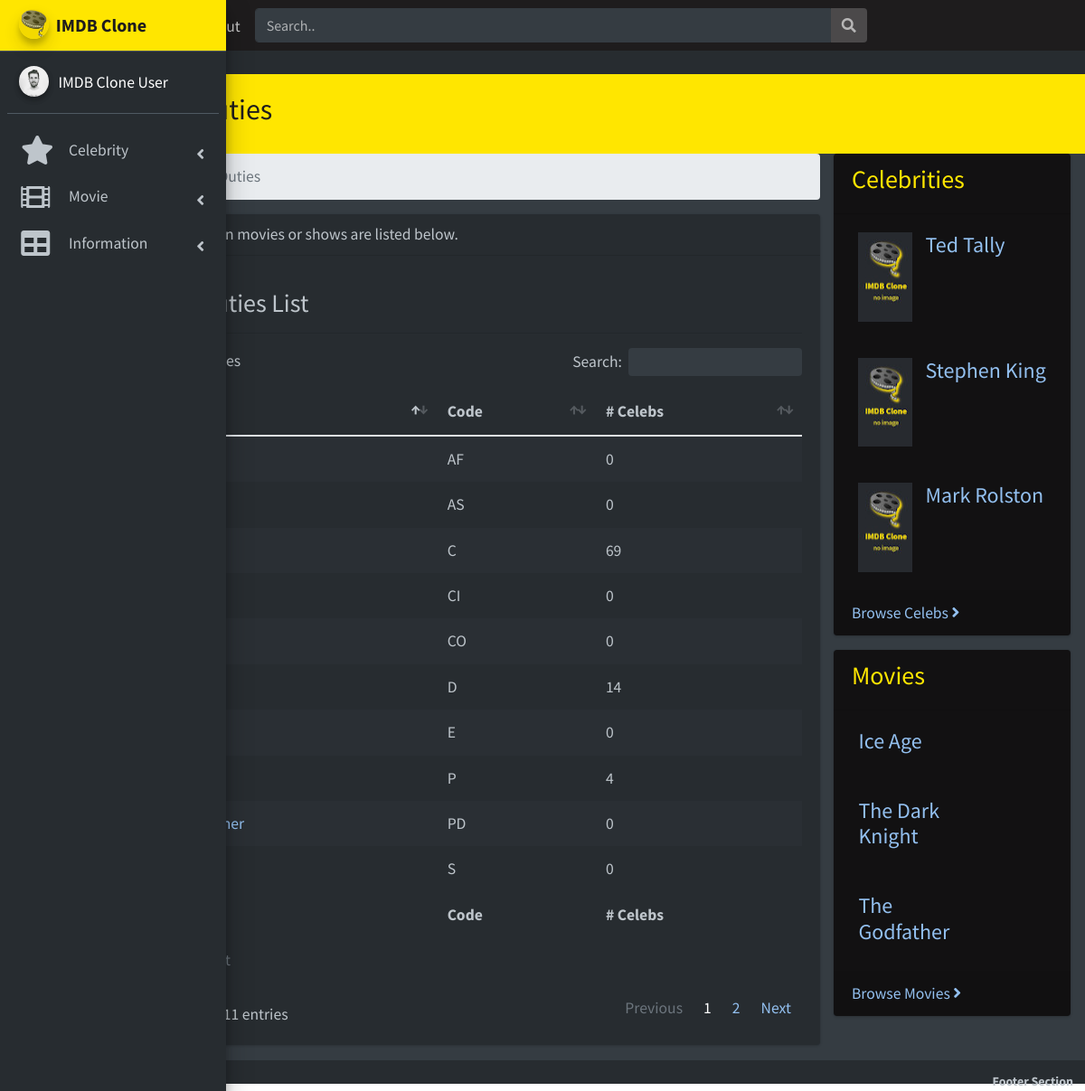
The app's page /celeb/duty/ with its own data.
### celebs/models.py (models this page shows, shortened)
class Celebrity(NameSlugStampedModel):
    name = models.CharField(
        _('full name'), max_length=245, unique=False, db_index=True,
        blank=True, editable=False, help_text=_('computed full name'))
    birth_name = models.CharField(
        _('birth name'), max_length=245, blank=True)
    first_name = models.CharField(
        _('first name'), max_length=75)
    last_name = models.CharField(
        _('last name'), max_length=75, default='', blank=True)
    nick_name = models.CharField(
        _('nick name'), max_length=50, default='', blank=True)
    is_featured = models.BooleanField(
        _('featured'), default=False)
    imdb_id = models.CharField(
        _('IMDB Id'), max_length=15, default='', blank=True,
        db_index=True)
    birthdate = models.DateField(
        _('birth date'), blank=True, null=True)
    birth_place = models.CharField(
        _('birth place'), max_length=200, default='', blank=True)
    deathdate = models.DateField(
        _('death date'), blank=True, null=True)
    death_place = models.CharField(
        _('death place'), max_length=200, default='', blank=True)
    death_reason = models.CharField(
        _('death reason'), max_length=255, default='', blank=True)
    content = RichTextField(
        _('biography'), default='', blank=True)
    content_source = models.URLField(
        _('content source'), default='', blank=True)
    trailer = models.URLField(
        _('trailer'), default='', blank=True,
        help_text=_('trailer url (ONLY for youtube videos yet)'))
    trailer_info = models.CharField(
        _('trailer info'), max_length=250, default='', blank=True)
    image = models.ImageField(
        _('image'), upload_to=celeb_directory_path,
        blank=True, null=True)
    image_credit = models.CharField(
        _('image credit'), max_length=250, default='', blank=True)
    duties = models.ManyToManyField(
        Duty, blank=True,
        related_name='celebs', verbose_name=_('duties'),
        help_text=_("Celebrities' duties in movies"))
    class Meta:
        verbose_name = _('celebrity')
        verbose_name_plural = _('celebrities')

### movies/models.py (models this page shows, shortened)
class Movie(NameSlugStampedModel):
    name = models.CharField(
        _('title'), max_length=245, unique=True)
    original_name = models.CharField(
        _('original title'), max_length=245, default='', blank=True)
    is_featured = models.BooleanField(
        _('featured'), default=False)
    release_date = models.DateField(
        _('release date'), blank=True, null=True)
    duration = models.PositiveSmallIntegerField(
        _('duration'), default=0, blank=True, help_text=_('in minutes'))
    imdb_rating = models.FloatField(
        _('IMDB rating'), default=0, blank=True,
        validators=[
            MinValueValidator(0.0, message=_(
                'min. value cannot be negative')),
            MaxValueValidator(10.0, message=_(
                'max. value cannot be more then 10'))],
        help_text=_('e.g. 6.8'))
    imdb_raters_count = models.PositiveIntegerField(
        _('IMDB raters count'), default=0, blank=True)
    imdb_id = models.CharField(
        _('IMDB Id'), max_length=15, default='', blank=True,
        db_index=True)
    intro = models.TextField(
        _('intro'), default='', blank=True, max_length=500)
    content = RichTextField(
        _('content'), default='', blank=True)
    content_source = models.URLField(
        _('content source'), default='', blank=True)
    trailer = models.URLField(
        _('trailer'), default='', blank=True,
        help_text=_('trailer url (ONLY for youtube videos yet)'))
    trailer_info = models.CharField(
        _('trailer info'), max_length=250, default='', blank=True)
    country = models.CharField(
        _('country'), max_length=100, default='', blank=True)
    language = models.CharField(
        _('language'), max_length=100, default='', blank=True)
    image = models.ImageField(
        _('image'), upload_to=movie_directory_path,
        blank=True, null=True)
    image_credit = models.CharField(
        _('image credit'), max_length=250, default='', blank=True)
    pg_rating = models.ForeignKey(
        PgRating, on_delete=models.SET_NULL, blank=True, null=True,
        related_name='movies', verbose_name=_('PG rating'))
    genres = models.ManyToManyField(
        Genre, blank=True,
        related_name='movies', verbose_name=_('genre'))
    crews = models.ManyToManyField(
        'celebs.Celebrity', through='MovieCrew', blank=True,
        related_name='movies', verbose_name=_('crews'))
    class Meta:
        verbose_name = _('movie')
        verbose_name_plural = _('movies')

### celebs/views.py (the view)
# urls.py: path('', DutyListView.as_view(
class DutyListView(ListView):
    model = Duty
    def get_queryset(self, *args, **kwargs):
        qs = super().get_queryset(*args, **kwargs).values(
            'name', 'slug', 'code').annotate(
                celebs_count=Count('celebs'))
        return qs
    def get_context_data(self, *args, **kwargs):
        context = super().get_context_data(*args, **kwargs)
        context['title'] = _('Celebrity Duties')
        context['description'] = _(
            "Celebrities' duties in movies or shows are listed below.")
        context['random_celebs'] = get_random_celebs(3)
        context['random_movies'] = get_random_movies_limited(3)
        return context

### celebs/procedure.py (called while the page is built)
def get_celebs_queryset():
    return Celebrity.objects.only(
        'slug', 'name', 'image')

def get_celebs_list():
    return list(get_celebs_queryset())

def get_random_celebs(num=number_of_items):
    celebs = get_celebs_list()  # list in order to shuffle
    shuffle(celebs)  # make the list randomly ordered
    return celebs[:num]

### movies/procedure.py (called while the page is built)
def get_movies_queryset_limited():
    return Movie.objects.only('slug', 'name', 'image')

def get_movies_list_limited():
    return list(get_movies_queryset_limited())

def get_random_movies_limited(num=number_of_items):
    movies = get_movies_list_limited()  # list in order to shuffle
    shuffle(movies)  # make the list randomly ordered
    return movies[:num]

### assets/templates/html/lte/celebs/duty_list.html (shortened to what this page needs)
{% extends 'html/lte/celebs/base_list.html' %}
{% load static i18n %}
{% block content %}
  <div class="card box">
    <div class="card-header">
      <h3 class="card-title">{{ description }}</h3>
    </div>
    <div class="card-body">
      <h3>{{ title }} List</h3>
      <hr>
      <table id="list" class="table table-hover dataTable display">
        <caption>{{ title }} List</caption>
        <thead>
          <tr>
            <th>{% trans 'Name' %}</th>
            <th>{% trans 'Code' %}</th>
            <th>{% trans '# Celebs' %}</th>
          </tr>
        </thead>
        <tbody>
          {% for item in object_list %}
          <tr>
            <td><a href="{% url 'duty-detail' item.slug %}">{{ item.name }}</a></td>
            <td>{{ item.code }}</td>
            <td>{{ item.celebs_count }}</td>
          </tr>
          {% endfor %}
        </tbody>
        <tfoot>
          <tr>
            <th>{% trans 'Name' %}</th>
            <th>{% trans 'Code' %}</th>
            <th>{% trans '# Celebs' %}</th>
          </tr>
        </tfoot>
      </table>
    </div>
  </div>
{% endblock %}

### assets/templates/html/lte/base.html (shortened to what this page needs)
{% load i18n static imagekit %}<!DOCTYPE html>
<html lang="{{ LANGUAGE_CODE|default:'en-us' }}"
      {% if LANGUAGE_BIDI %}dir="rtl"{% endif %}>
  <head>
    <link rel="stylesheet"
          href="{% static 'html/lte/plugins/fontawesome-free/css/all.min.css' %}">
    {% block extra_plugin_style %}{% endblock %}
    <link rel="stylesheet" href="{% static 'html/lte/css/adminlte.min.css' %}">
    <link rel="stylesheet"
          href="{% static 'html/lte/css/skins/skin-midnight.min.css' %}">
    <link rel="stylesheet" href="{% static 'html/lte/css/site.css' %}">
  </head>
  {% load i18n %}
  <body
    class="sidebar-mini sidebar-collapse
      sidebar-closed layout-fixed skin-midnight">
    <div class="wrapper">
      {% include 'html/lte/_partials/_10_nav.html' %}
\      {% include 'html/lte/_partials/_20_aside.html' %}
      <div class="content-wrapper {% if request.path == '/' %}home-wrapper{% endif %}">
        <section class="content-header">
          <div class="container-fluid">
            <div class="row mb-2">
              <div class="col-sm-12">
                <h1>
                  {% block title_page %}{{ title }} {% endblock %}
                </h1>
              </div>
            </div>
          </div>
        </section>
        <section class="content">
          <div class="container-fluid">
            <div class="row">
              <div class="{% if request.path != '/' %}col-lg-9{% else %}col-lg-12{% endif %}">
                {% if request.path != '/' %}
                <nav aria-label="breadcrumb">
                  <ol class="breadcrumb">
                    <li class="breadcrumb-item">
                      <a href="{% url 'index' %}"
                        class="text-midnight" title="{% trans 'Index' %}">
                        {% trans 'Home' %}</a>
                    </li>
                    {% block crumbs %}
                      {% if title %}
                        <li class="breadcrumb-item active"
                            title="{{ title_alt }}">{{ title }}
                        </li>
                      {% endif %}
                    {% endblock %}
                  </ol>
                </nav>
                {% endif %}
                {% block content %}
                {% endblock %}
              </div>
              {% if request.path != '/' %}
              <div class="col-lg-3">
                <div class="card right-side">
                  <div class="card-header">
                    <h3 class="h3 ic-color">
                      {% trans 'Celebrities' %}
                    </h3>
                  </div>
                    {% for celeb in random_celebs %}
                    <div class="card-body">
                      <div class="col-4 float-left">
                        <a href="{% url 'celeb-detail' celeb.slug %}">
                        {% if celeb.image %}
                          {% generateimage 'ic_thumbnail' source=celeb.image -- alt=celeb.name class='img-fluid w-90' %}
                        {% else %}
                        <img class="img-fluid w-90"
                          src="{% static 'no-image-thumbnail.jpg' %}"
                          alt="{% trans 'no image' %}">
                        {% endif %}
                        </a>
                      </div>
                      <div class="col-8 float-left">
                        <h4>
                          <a href="{% url 'celeb-detail' celeb.slug %}">
                            {{ celeb.name }}</a></h4>
                      </div>
                    </div>
                    {% endfor %}
                  <div class="card-footer">
                    <a href="{% url 'celeb-list' %}">
                      {% trans 'Browse Celebs' %}
                      <i class="right fas fa-angle-right"></i></a>
                  </div>
                </div>
                <div class="card right-side">
                  <div class="card-header">
                    <h3 class="h3 ic-color">
                      {% trans 'Movies' %}</h3>
                  </div>
                    {% for movie in random_movies %}
                    <div class="card-body">
                      <div class="col-8 float-left">
                        <h4>
                          <a href="{% url 'movie-detail' movie.slug %}">
                            {{ movie.name }}</a></h4>
                      </div>
                    </div>
                    {% endfor %}
                  <div class="card-footer">
                    <a href="{% url 'movie-list' %}">
                      {% trans 'Browse Movies' %}
                      <i class="right fas fa-angle-right"></i></a>
                  </div>
                </div>
              </div>
              {% endif %}
            </div>
          </div>
        </section>
      </div>
      {% include 'html/lte/_partials/_70_footer.html' %}
    </div>
  </body>
</html>

### assets/static/html/lte/css/site.css (style rules this page uses)
body { font-size: 1.1rem; }
.skin-midnight .box-solid, .skin-midnight .box { border: 0px solid #272c30; }
div { display: block; }
.content-header h1 { font-size: 2rem; line-height: 3rem; }
.text-midnight { color: #1e1c1d !important; }
.ic-color { color: #ffe600; }
.skin-midnight .right-side { background-color: #121112; }
.skin-midnight a { color: #93c0f0; text-decoration: none; }
.skin-midnight .content-header { background-color: #ffe600; color: #1e1c1d !important; }

### records on screen
Celebrity: name "Ted Tally"
Celebrity: name "Stephen King"
Celebrity: name "Mark Rolston"
Movie: name "Ice Age"
Movie: name "The Dark Knight"
Movie: name "The Godfather"

### other values on screen
{{ description }} "Celebrities' duties in movies or shows are listed below."
{{ item.code }} "AF" "AS" "C" "CI" "CO" "D" "E" "P" "PD" "S"
{{ item.celebs_count }} "0" "0" "69" "0" "0" "14" "0" "4" "0" "0"
